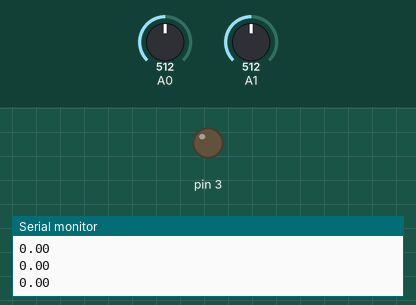
Simulated run of this sketch. Board: Arduino Uno, built with avr-gcc and run on an emulated ATmega328P. On the bench: output pins drawn as LEDs (lit = HIGH), the last lines printed to the serial monitor. The test bench sets the inputs (shaded band); at power-on: A1 = 512, A0 = 512.

Above: at 1.2 s.
1.3 s: A1 set to 23
2.8 s: A1 set to 18
At 3.5 s:
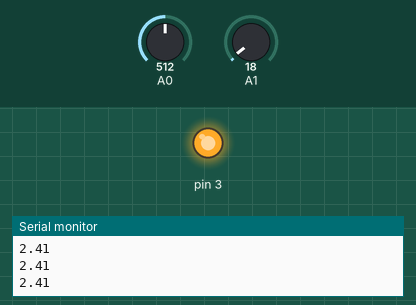
4.3 s: A1 set to 992
5.8 s: A1 set to 1015
At 6.2 s:
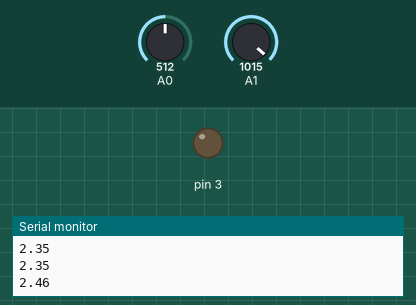
7.3 s: A1 set to 0
At 8.8 s:
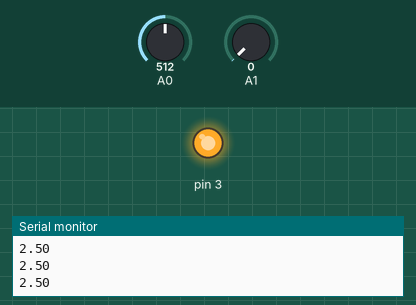
Timing chart, 0 to 9.9 s (numbered marks = the images above; inputs shaded):
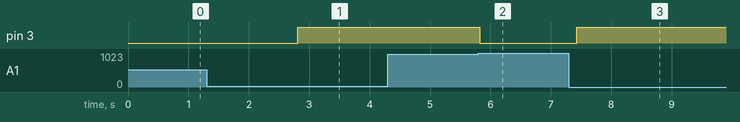

Measured:
- the behaviour switches between 21 and 20 on A1 (found by bisection; images 0 and 1)
- the behaviour switches between 1002 and 1003 on A1 (found by bisection; images 1 and 2)
- after the input at 2.8 s, pin 3: LOW → HIGH at once
- after the input at 5.8 s, pin 3: HIGH → LOW at once
- after the input at 7.3 s, pin 3: LOW → HIGH after 0.13 s

The sketch:

FDK11VHIQYSY20M.ino
```cpp
void setup()
{
  pinMode(3, OUTPUT);
  Serial.begin(9600);
}

void loop(){
  float voltageA0 = (float)analogRead(A0)*5/1023;
  //Serial.println(voltageA0);
  float voltageA1 = (float)analogRead(A1)*5/1023;
  //Serial.println(voltageA1);
  float out = (float(voltageA0-voltageA1));

  float readed = Serial.read();
  if(voltageA1 > 4.9 ){
    digitalWrite(3, LOW);
  }else if(voltageA1 < 0.1){
    digitalWrite(3, HIGH);
  }

  delay(200);
  Serial.println(abs(out));
}

//voltageA0 > 4.9 ||
//voltageA0 < 0.1 ||
```
